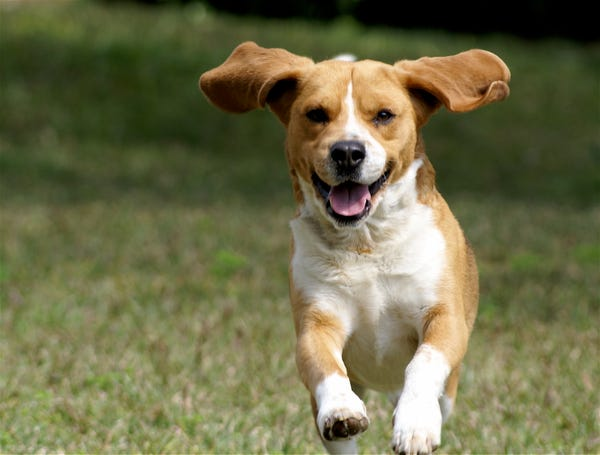
//> input picture dog.jpeg, 600 x 455 px
$ ./source   (built with g++ and OpenCV 4)
//> lines starting //> are read from the running program, lines starting //| are printed output that depends on the picture
/*
 * Lesson 8-- Histogram Equalization
 * Histogram is a graphical representation of the intensity distribution of an image.
 * It quantifies the number of pixels for each intensity value considered.
 * Histogram Equalization  is a method that improves the contrast in an image, in order to stretch out the intensity range.
 *
 * Author: Vefak Murat Akman
 *
 */

#include <opencv2/core.hpp>
#include <opencv2/highgui.hpp>
#include "opencv2/imgproc.hpp"
#include <stdio.h>
#include <iostream>

using namespace std;
using namespace cv;

int main(int argc, char* argv[])
{
	Mat res = imread("/home/makman4/dog.jpeg");
//> res is the input picture: 455 rows x 600 cols, CV_8UC3; mean B, G, R 74, 109.4, 110.8
	int height = res.size().height;
//> height = 455
	int width = res.size().width;
//> width = 600

	if (res.empty()){
		cout << "ERROR! Unable to open image" << endl;
		return -1;
	}

	Mat gray;
	Mat ezhis;
	// cvtColor function enables to convert images different color spaces such Gray, LAB or RGB
	// In this example, image is convert to GRAY from RGB
	// Due to openCV represantation, RGB image is represented as BGR
	// cvtColor(src, dst, method)
	cvtColor(res, gray, COLOR_BGR2GRAY);
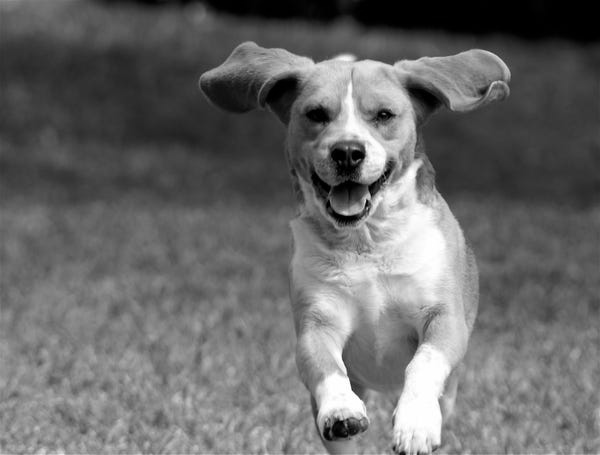
//> gray: 455 rows x 600 cols, CV_8UC1; min 0, max 255, mean 105.8

	// Histogram equalization
	// equalizeHist(src, dst)
	equalizeHist(gray, ezhis);
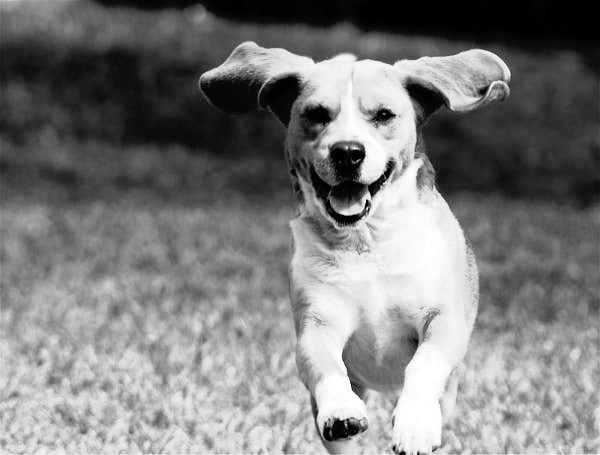
//> ezhis: 455 rows x 600 cols, CV_8UC1; min 0, max 255, mean 125.2

	namedWindow("Orginal", CV_MINOR_VERSION);
	moveWindow("Orginal", 20,20);
	namedWindow("Gray", CV_MINOR_VERSION);
	moveWindow("Gray", width+50,20);
	namedWindow("Equalized Histogram", CV_MINOR_VERSION);
	moveWindow("Equalized Histogram",width*2+100,20);

	imshow("Orginal", res);
	imshow("Gray", gray);
	imshow("Equalized Histogram", ezhis);

	waitKey(0);
	destroyAllWindows();
	return 0;

}

$ run again, with insaat.jpg copied over dog.jpeg
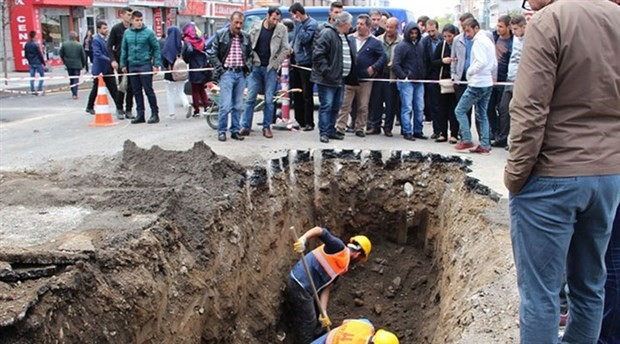
//> input picture insaat.jpg, 620 x 344 px
//> res is the input picture: 344 rows x 620 cols, CV_8UC3; mean B, G, R 112, 110.8, 117.3
//> `cvtColor(res, gray, COLOR_BGR2GRAY);`:
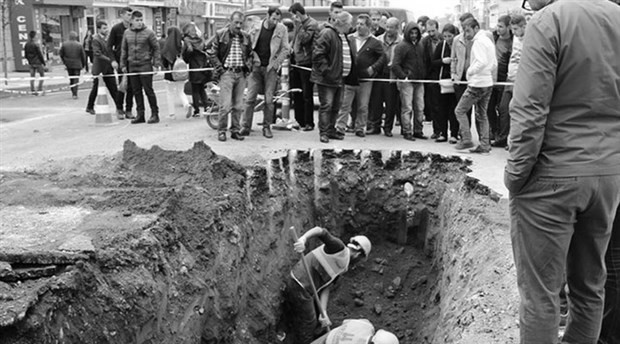
//> gray: 344 rows x 620 cols, CV_8UC1; min 0, max 255, mean 112.9
//> `equalizeHist(gray, ezhis);`:
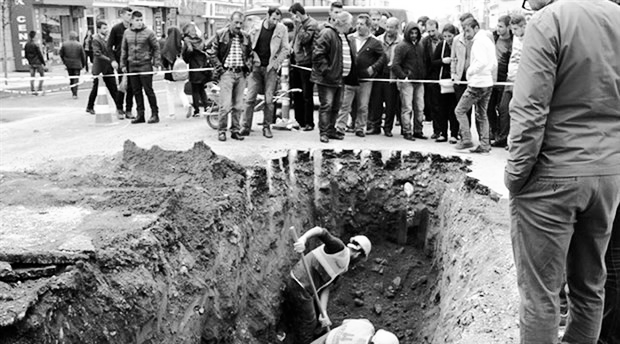
//> ezhis: 344 rows x 620 cols, CV_8UC1; min 0, max 255, mean 128.1
